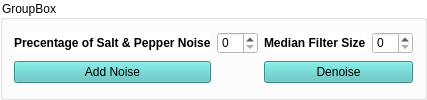
             <widget class="QGroupBox" name="groupBox">
              <property name="styleSheet">
               <string notr="true">background-color: rgb(255, 255, 255);</string>
              </property>
              <property name="title">
               <string>GroupBox</string>
              </property>
              <layout class="QGridLayout" name="gridLayout_24">
               <item row="1" column="0">
                <widget class="QLabel" name="label_18">
                 <property name="font">
                  <font>
                   <pointsize>9</pointsize>
                   <weight>75</weight>
                   <bold>true</bold>
                  </font>
                 </property>
                 <property name="text">
                  <string>Precentage of Salt &amp; Pepper Noise</string>
                 </property>
                </widget>
               </item>
               <item row="1" column="1">
                <widget class="QSpinBox" name="percentageAddNoiseSpinBox">
                 <property name="styleSheet">
                  <string notr="true">background-color: rgb(255, 255, 255);</string>
                 </property>
                </widget>
               </item>
               <item row="1" column="3">
                <widget class="QSpinBox" name="medianFilterSpinBox"/>
               </item>
               <item row="1" column="2">
                <widget class="QLabel" name="label_17">
                 <property name="font">
                  <font>
                   <pointsize>9</pointsize>
                   <weight>75</weight>
                   <bold>true</bold>
                  </font>
                 </property>
                 <property name="text">
                  <string>Median Filter Size</string>
                 </property>
                </widget>
               </item>
               <item row="3" column="0">
                <widget class="QPushButton" name="addNoisePushButton">
                 <property name="styleSheet">
                  <string notr="true">background-color: rgb(83, 194, 191);</string>
                 </property>
                 <property name="text">
                  <string>Add Noise</string>
                 </property>
                </widget>
               </item>
               <item row="3" column="2" colspan="2">
                <widget class="QPushButton" name="denoisePushButton">
                 <property name="styleSheet">
                  <string notr="true">background-color: rgb(83, 194, 191);</string>
                 </property>
                 <property name="text">
                  <string>Denoise</string>
                 </property>
                </widget>
               </item>
              </layout>
             </widget>
